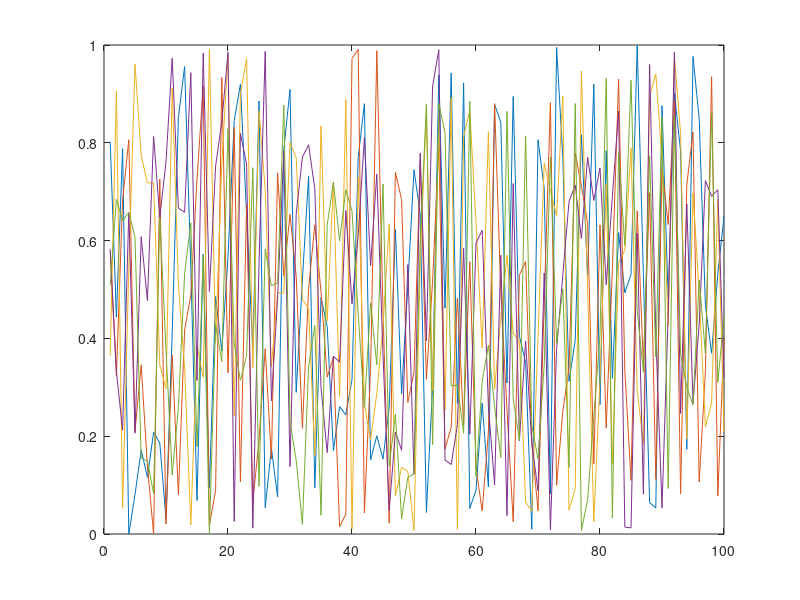

Write the MATLAB code that produced this figure. (Note: this script raises an error after producing the figure.)
function hleg = fn_colorlegend(varargin)
% function [hleg =] fn_colorlegend([handles,]names[,'NorthWest|...'][,'frame'][,text options...])
%---
% Display discreet color legend for set of lines

% Input
if nargin==0
    figure(1), clf
    hl = plot(rand(100,5));
    names = {'a first line' 'a second one' 'number 3' '4' 'and five'};
else
    i=0;
    textopt = {}; hl = []; location = 'NorthWest'; doframe = false;
    while i<nargin
        i = i+1;
        a = varargin{i};
        if iscell(a)
            names = a;
        elseif ischar(a)
            switch lower(a)
                case {'northwest' 'northeast' 'southwest' 'southeast'}
                    location = a;
                case 'frame'
                    doframe = true;
                otherwise
                    textopt = varargin(i:end);
                    break
            end
        elseif all(ishandle(a))
            hl = a;
        else
            error argument
        end
    end
    if isempty(hl)
        hl = flipud(findobj(gca,'type','line'));
        hl = hl(1:length(names));
    end
end

% Parent axes
n = numel(hl);
ha = fn_parentaxes(hl(1));
for i=2:n
    if ~isequal(fn_parentaxes(hl(i)),ha)
        error 'all objects must be in the same parent axes'
    end
end
hp = get(ha,'parent');
hf = fn_parentfigure(ha);

% Legend axes
hleg = axes('parent',hp,'pos',[.4 .4 .2 .2],'units','pixel','handlevisibility','off');
set(hleg,'visible',fn_switch(doframe))
[w h] = fn_pixelsize(hleg);
set(hleg,'xlim',[0 w],'ylim',[-h 0]) % use pixel coordinate systems to ease everything
set(hleg,'xtick',[],'ytick',[],'box','on') % some esthetics

% Display names
ht = zeros(1,n); extents = zeros(n,4);
for i=1:n
    ht(i) = text(0,0,names{i},'parent',hleg, ...
        'color',get(hl(i),'color'),textopt{:});
    extents(i,:) = get(ht(i),'Extent');
end

% Dispatch them vertically and make the legend axes the appropriate size
ystep = max(extents(:,4))*.9;
for i=1:n
    set(ht(i),'pos',[0 -i*ystep])
    extents(i,:) = get(ht(i),'Extent');
end
[xmargin ymargin] = deal(5,0);
W = max(extents(:,3)) + 2*xmargin;
top = max(extents(:,2)+extents(:,4));
bottom = min(extents(:,2));
H = top - bottom + 2*ymargin;
set(hleg,'pos',[100 100 W H], ...
    'xlim',[-xmargin -xmargin+W],'ylim',[bottom-ymargin top+ymargin])

% Position according to location flag
margin = 5;
switch lower(location)
    case 'northwest'
        posrel = [0 1];
        pospix = [margin 1-H-margin W H];
    case 'northeast'
        posrel = [1 1];
        pospix = [1-W-margin 1-H-margin W H];
    case 'southwest'
        posrel = [0 0];
        pospix = [margin margin W H];
    case 'southeast'
        posrel = [1 0];
        pospix = [1-W-margin margin W H];
end
fn_controlpositions(hleg,ha,posrel,pospix)

% Moving the legend
set([hleg ht],'buttondownFcn',@(u,e)moveLegend(hleg,ha,W,H))

% Menu for deleting and hiding/showing frame
m = uicontextmenu('parent',hf);
fn_propcontrol(hleg,'Visible','menu',{m,'label','Show legend''s frame'});
uimenu(m,'label','Delete legend','callback',@(u,e)delete(hleg))
set([hleg ht],'UIContextMenu',m)

% Delete legend upon deletion of the lines
addlistener(ht,'ObjectBeingDestroyed',@(u,e)deleteValid(hleg));

% Output
if nargout==0, clear hleg, end

%---
function moveLegend(hleg,ha,W,H)


fn_moveobject(hleg,'pointer','fleur');

pos = fn_pixelpos(hleg);
center = [pos(1)+pos(3)/2 pos(2)+pos(4)/2];  
posa = fn_pixelpos(ha);
posrel = [(center(1)-posa(1))/posa(3) (center(2)-posa(2))/posa(4)];
pospix = [-W/2 -H/2 W H];

fn_controlpositions(hleg,ha,posrel,pospix)
